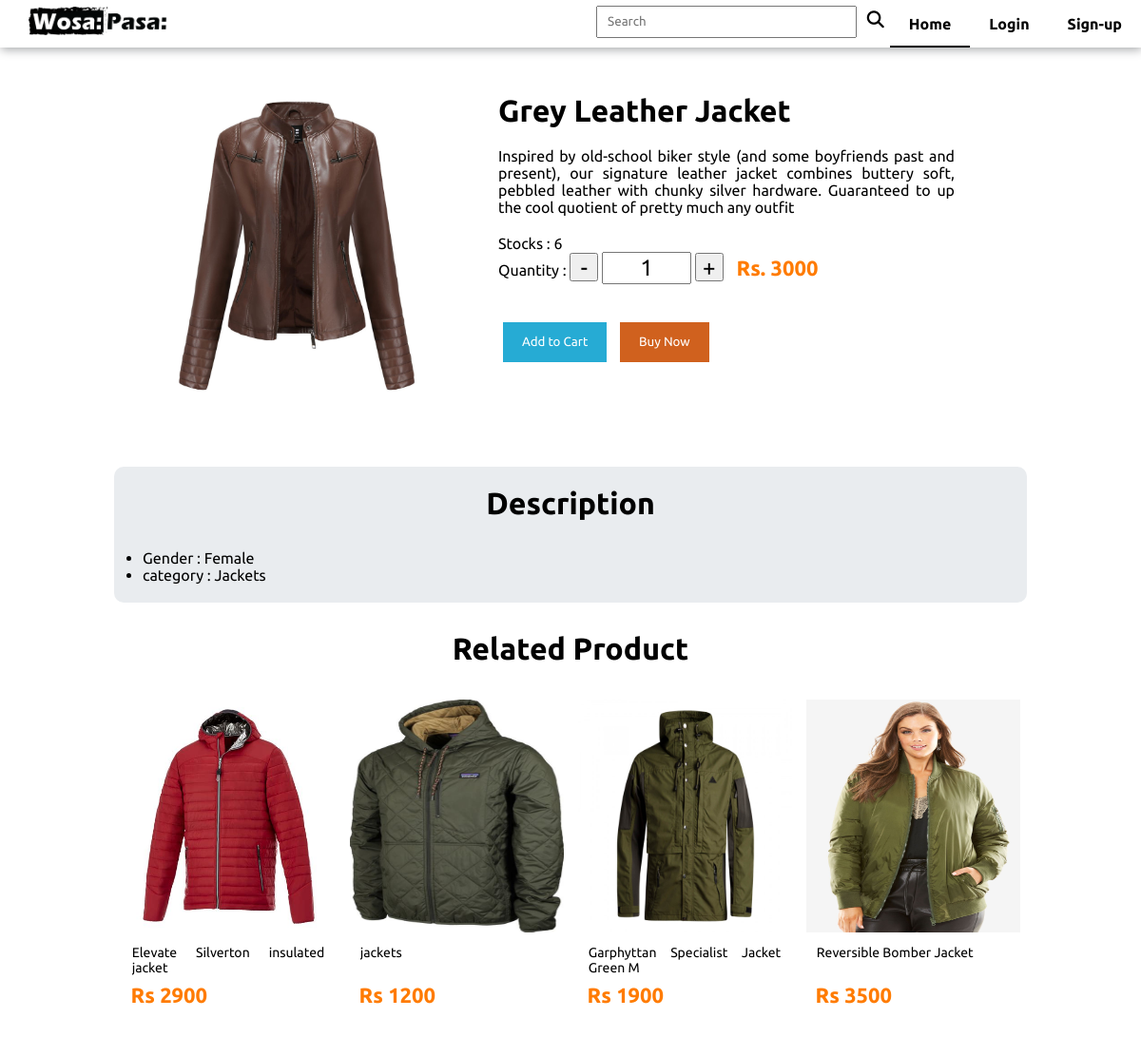
/wosapasa/detailview.php?p_id=3, run on the app's committed database.
### tables this page shows
CREATE TABLE `products` (
  `product_id` int NOT NULL AUTO_INCREMENT,
  `title` varchar(255) NOT NULL,
  `description` text NOT NULL,
  `image` varchar(255) NOT NULL,
  `c_id` int NOT NULL,
  `price` int NOT NULL,
  `gender` varchar(10) NOT NULL,
  `number_of_stock` int NOT NULL,
  `keyword` varchar(255) DEFAULT NULL,
  `active_status` tinyint(1) NOT NULL,
  PRIMARY KEY (`product_id`),
  KEY `c_id` (`c_id`),
  CONSTRAINT `products_ibfk_1` FOREIGN KEY (`c_id`) REFERENCES `categories` (`c_id`)
);

CREATE TABLE `categories` (
  `c_id` int NOT NULL AUTO_INCREMENT,
  `name` varchar(255) NOT NULL,
  `status` tinyint(1) NOT NULL DEFAULT '1',
  PRIMARY KEY (`c_id`),
  UNIQUE KEY `name` (`name`)
);

### wosapasa/detailview.php (the view, shortened to what this page needs)
<?php
require_once 'config/utility.php';
if (isset($_GET['p_id'])) {
    $id = $_REQUEST['p_id'];
    $q_product = "SELECT * from products inner join categories on products.c_id = categories.c_id where products.active_status = 1 and categories.status = 1 and product_id='$id'";
    $result = mysqli_query($conn, $q_product);
    if (mysqli_num_rows($result) != 0) {
        $product = mysqli_fetch_assoc($result);
?>
        <!DOCTYPE html>
        <html lang="en">
        <head>
            <?= require_once 'assets/component/head.php'; ?>
        </head>
        <body>
            <?php
            require_once 'assets/component/topnav.php';
            ?>
            <div class="container">
                <div class="detail_row">
                    <div class="product_img_col">
                        <img class="detail_product_img" src="/assets/image/upload/<?= $product['image'] ?>" alt="">
                    </div>
                    <div class="p_detail_text_col">
                        <h1><?= $product['title'] ?></h1>
                        <p><?= $product['description'] ?></p>
                        Stocks : <?= $product['number_of_stock'] ?><br>
                        <form class="detail_view_form" action="addCart.php" id="addCartForm" method="post" onsubmit="event.preventDefault(); addCartQtyValidation()">
                            <span>Quantity :</span>
                            <button id="sub" class="qty_add_sub_btn" onclick="event.preventDefault(); subQty()">-</button>
                               <input id="qty" name="qty" class="qty_input" type="text" value="1" readonly>
                            <button id="add" class="qty_add_sub_btn" onclick=" event.preventDefault();   addQty()">+</button>
                            <span class="offer-price"> Rs. <?= $product['price'] ?></span><br>
                            <div class="detail_view_action">
                                <?php
                                if ($_SESSION['id']) {
                                    $user_id = $_SESSION['id'];
                                    $id = $_GET['p_id']
                                ?>
                                    <input type="hidden" name="user_id" value="<?= $user_id ?>">
                                    <input type="hidden" name="product_id" value="<?= $id ?>">
                                    <input type="hidden" name="quickBuy" value="1">
                                    <input class="detailview_btn" name="f_submit" type="submit" value="Add to Cart">
                                    <input class="detailview_btn buy_btn" name="f_submit" onclick="event.preventDefault(); buyProduct();" type="submit" value="Buy Now">
                                <?php
                                } else { ?>
                                    <input class="detailview_btn" name="f_submit" type="submit" value="Add to Cart">
                                    <input class="detailview_btn buy_btn" name="f_submit" onclick="event.preventDefault(); buyProduct();" type="submit" value="Buy Now">
                                <?php
                                } ?>
                        </form>
                    </div>
                </div>
            </div>
            <div class="product_desc">
                <h3 class="header">Description</h3>
                <ul>
                    <li>Gender : <?= $product['gender'] ?></li>
                    <li>category : <?= $product['name'] ?></li>
                </ul>
            </div>
            <div>
                <?php
                $c_id = $product['c_id'];
                $id = $product['product_id'];
                $q_related_product = "SELECT product_id,image, title ,price from products where c_id = '$c_id' and product_id <> '$id' ORDER BY RAND() limit 4";
                $related_p_result = mysqli_query($conn, $q_related_product);
                if (mysqli_num_rows($related_p_result) != 0) { ?>
                    <h3 class="header">Related Product</h3>
                    <div class="product_cards">
                        <?php
                        while ($related_product = mysqli_fetch_assoc($related_p_result)) { ?>
                            <div class="card">
                                <a href="/detailview.php?p_id=<?= $related_product['product_id'] ?>">
                                    <img class="card-image" src="assets/image/upload/<?= $related_product['image'] ?>" alt="Image of product">
                                    <div class="cardText">
                                        <div class="cardTitle">
                                            <?= $related_product['title'] ?>
                                        </div>
                                        <div class="card-price">
                                            <p class="offer-price">Rs <?= $related_product['price'] ?></p>
                                        </div>
                                    </div>
                                </a>
                            </div>
                        <?php
                        }
                        ?>
                    </div><?php
                        }
                            ?>
            </div>
        </body>
        </html>
<?php
    } else {
        echo "
            <div class='server_error'>
                Product Not Found!!.
            </div>
        ";
    }
} else {
    echo "
            <div class='server_error'>
                Invalid request !!.
            </div>
        ";
}
?>

### wosapasa/assets/css/main.css (style rules this page uses)
* { padding: 0; margin: 0; font-family: 'Ubuntu', sans-serif; }
.header { color: black; text-align: center; margin-bottom: 30px; font-size: 32px; }
.container { width: 80%; margin: 0px auto; margin-top: 60px; }
.product_cards { margin-top: 30px; display: grid; grid-template-columns: repeat(4,1fr); grid-auto-flow: row; text-align: center; grid-row: auto; align-items: center; justify-items: center; }
.card { margin: 5px; height: 350px; width: 225px; background-color: rgb(255, 255, 255); overflow: hidden; }
.card a { text-decoration: none; }
.card-image { height: 70%; width: 100%; }
.cardText { height: 30%; color: black; }
.cardTitle { padding: 5px 0px; text-align: justify; font-size: 14px; height: 30px; width: 90%; overflow: hidden; margin: 5px auto; }
.offer-price { text-decoration: none; padding: 0px 10px; text-align: left; color: rgb(255, 123, 0); font-weight: bold; font-size: 22px; margin: 5px 0px; }
.detail_row { display: flex; width: 100%; flex-wrap: wrap; }
.product_img_col { width: 40%; position: relative; text-align: center; }
.detail_product_img { width: auto; height: 350px; }
.p_detail_text_col { width: 50%; padding: 20px; text-align: justify; }
.product_desc { margin-top: 50px; text-align: justify; background-color: #e9ecef; padding: 20px 30px; margin-bottom: 30px; border-radius: 10px; }
.p_detail_text_col p { margin: 20px 0px; }
.qty_input { text-align: center; font-size: 24px; width: 90px; height: 30px; }
.qty_add_sub_btn { font-size: 24px; width: 30px; height: 30px; }
.detail_view_action { margin: 20px 0px ; }
.detail_view_form { display: inline; }
.detailview_btn { margin: 20px 5px; padding: 1px 20px; line-height: 40px; background-color: #26abd4; color: white; text-decoration: none; border: none; }
.buy_btn { background-color: #d0611e; }

### data on the page
products: image (picture), title "Grey Leather Jacket", description "Inspired by old-school biker style (and some boyfriends past and present), our signature leather jacket combines buttery soft, pebbled leather with chunky silver hardware. Guaranteed to up the cool quotient of pretty much any outfit", number_of_stock "6", price "3000", gender "Female", c.name "Jackets"
products: image (picture), title "Elevate Silverton insulated jacket", price "2900"
products: image (picture), title "jackets", price "1200"
products: image (picture), title "Garphyttan Specialist Jacket Green M", price "1900"
products: image (picture), title "Reversible Bomber Jacket", price "3500"
